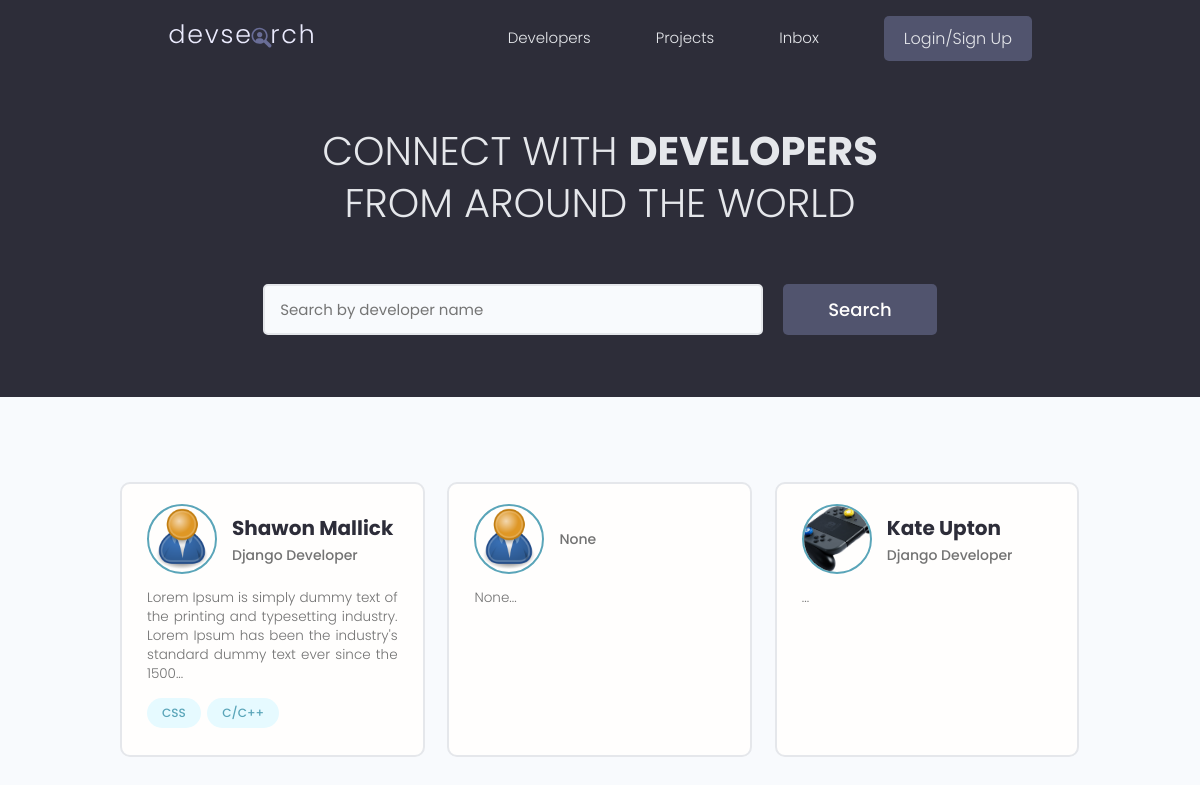
The page / on the database its author committed.
### users/models.py (models this page shows, shortened)
class Profile(models.Model):
    user = models.OneToOneField(User, on_delete=models.CASCADE, null=True, blank=True)
    name = models.CharField(max_length=200, blank= True, null= True)
    email = models.EmailField(max_length=200, blank= True, null= True)
    username = models.CharField(max_length=200, blank= True, null= True)
    location = models.CharField(max_length=200, blank= True, null= True)
    short_intro = models.CharField(max_length= 200, blank= True, null= True)
    bio = models.TextField(blank= True, null= True)
    profile_image = models.ImageField(null= True, blank= True, upload_to='profiles', default= 'profiles/user-default.png')
    social_github = models.CharField(max_length= 200, blank= True, null= True)
    short_twitter = models.CharField(max_length= 200, blank= True, null= True)
    short_linkedin = models.CharField(max_length= 200, blank= True, null= True)
    short_youtube = models.CharField(max_length= 200, blank= True, null= True)
    short_website = models.CharField(max_length= 200, blank= True, null= True)
    created = models.DateTimeField(auto_now_add = True)
    id = models.UUIDField(default=uuid.uuid4, unique=True,
                          primary_key= True,  editable= False)

class Skill(models.Model):
    owner = models.ForeignKey(Profile, on_delete=models.CASCADE, null=True, blank=True)
    name = models.CharField(max_length=200, blank=True, null=True)
    description = models.TextField(null=True, blank=True)
    created = models.DateTimeField(auto_now_add=True)
    id = models.UUIDField(default=uuid.uuid4, unique=True,
                          primary_key=True, editable=False)
    def __str__(self) -> str:
        return str(self.name)

### users/views.py (the view)
# urls.py: path('', views.profiles, name='profiles'),
def profiles(request):
    profiles, search_query = searchProfiles(request)
    custom_range, profiles = paginateProfiles(request, profiles, 3)
    context = {'profiles': profiles, 'search_query': search_query,
               'custom_range': custom_range}
    return render(request, 'users/profiles.html', context)

### users/utils.py (called while the page is built)
def paginateProfiles(request, profiles, results):
    page = request.GET.get('page')
    paginator = Paginator(profiles, results)
    try:
        profiles = paginator.page(page)
    except PageNotAnInteger:
        page = 1
        profiles = paginator.page(page)
    except EmptyPage:
        page = paginator.num_pages
        profiles = paginator.page(page)
    leftIndex = (int(page) - 4)
    if leftIndex < 1:
        leftIndex = 1
    rightIndex = (int(page) + 5)
    if rightIndex > paginator.num_pages:
        rightIndex = paginator.num_pages + 1
    custom_range = range(leftIndex, rightIndex)
    return custom_range, profiles

def searchProfiles(request):
    search_query = ''
    if request.GET.get('search_query'):
        search_query = request.GET.get('search_query')
    skills = Skill.objects.filter(name__icontains=search_query)
    profiles = Profile.objects.distinct().filter(
        Q(name__icontains=search_query) |
        Q(short_intro__icontains=search_query) |
        Q(skill__in=skills)
    )
    return profiles, search_query

### users/templates/users/profiles.html (shortened to what this page needs)
{% extends 'main.html' %}
{% block content %}
  <main class="home">
    <section class="hero-section text-center">
      <div class="container container--narrow">
        <div class="hero-section__box">
          <h2>CONNECT WITH <span>DEVELOPERS</span></h2>
          <h2>FROM AROUND THE WORLD</h2>
        </div>
        <div class="hero-section__search">
          <form class="form" action="{% url 'profiles' %}" method="get">
            <div class="form__field">
              <input class="input input--text" id="formInput#search" type="text" name="search_query" value="{{search_query}}"
                placeholder="Search by developer name" />
            </div>
            <input class="btn btn--sub btn--lg" type="submit" value="Search" />
          </form>
        </div>
      </div>
    </section>
    <section class="devlist">
      <div class="container">
        <div class="grid grid--three">
            {% for profile in profiles %}
          <div class="column card">
            <div class="dev">
              <a href="{% url 'user-profile' profile.id %}" class="card__body">
                <div class="dev__profile">
                  <img class="avatar avatar--md" src="{{profile.profile_image.url}}" alt="image" />
                  <div class="dev__meta">
                    <h3>{{profile.name}}</h3>
                    <h5>{{profile.short_intro|slice:"60"}}</h5>
                  </div>
                </div>
                <p class="dev__info">{{profile.bio|slice:"150"}}...</p>
                <div class="dev__skills">
                  {% for skill in profile.skill_set.all|slice:"5" %}
                  <span class="tag tag--pill tag--main">
                    <small>{{skill}}</small>
                  </span>
                  {% endfor %}
                </div>
              </a>
            </div>
          </div>
            {% endfor %}
          </div>
        </div>
    </section>
  </main>
{% endblock %}

### static/styles/app.css (style rules this page uses)
:root { --color-sub: #2d2d39; }
.btn--sub { background-color: var(--color-sub-light); }
.card { border: 2px solid var(--color-light); }
img { width: 100%; }
.hero-section { height: 40vh; display: flex; align-items: center; background-color: var(--color-sub); }
.hero-section__box { margin-bottom: 4rem; }
.hero-section__box > h2, .hero-section__box > h2 > span { font-size: 4rem; color: var(--color-light); line-height: 1.3; text-transform: uppercase; }
.hero-section__box > h2 { font-weight: 300; }
.hero-section__box > h2 > span { font-weight: 700; }
.hero-section__search > .form { display: flex; align-items: center; justify-content: center; gap: 2rem; }
.hero-section__search > .form input.input--text { width: 50rem; }
.devlist { margin-top: 8rem; }
.devlist .grid { align-items: stretch; }
.devlist .dev .dev__profile { display: flex; align-items: center; gap: 1.5rem; }
.devlist .dev .dev__meta h3 { color: var(--color-sub); font-size: 2rem; font-weight: 700; }
.devlist .dev .dev__meta h5 { color: var(--color-text); font-size: 1.4rem; font-weight: 500; }
.devlist .dev .dev__info { margin: 1.5rem 0; font-size: 1.35rem; line-height: 1.4; text-align: justify; }

### static/uikit/styles/modules/_variables.css (style rules this page uses)
:root { --color-main: #5aa5b9; --color-main-light: #e6faff; --color-sub: #3f4156; --color-sub-light: #51546e; --color-sub-lighter: #ededfd; --color-text: #737373; --color-gray: #8b8b8b; --color-light: #e5e7eb; --color-light-gray: #767676; --color-bg: #f8fafd; --color-white: #fffefd; --color-white-light: #f3f3f3; --color-success: #359e64; --color-success-bg: #def8e8; --color-error: #fc4b0b; --color-error-bg: #fff2ee; --font-base: 'Poppins', arial, helvetica, 'Segoe UI', roboto, ubuntu, sans-serif; --font-monospace: 'Fira Code', 'Courier New', courier, monospace; --font-regular: 300; --font-medium: 500; --font-bold: 700; --generic-shadow: 1px 1px 5px #00000010; --generic-transition: all 0.3s ease-in-out; }

### static/uikit/styles/modules/_base.css (style rules this page uses)
* { margin: 0; padding: 0; box-sizing: border-box; text-rendering: optimizeLegibility; color: inherit; font-size: inherit; }
html { font-size: 50%; }
@media only screen and (min-width: 480px) { html { font-size: 56.25%; } }
@media only screen and (min-width: 1200px) { html { font-size: 62.5%; } }
body { line-height: 1.6; font-weight: 400; font-size: 1.5rem; color: var(--color-text); background-color: var(--color-bg); min-height: 100vh; }

### static/uikit/styles/modules/_typography.css (style rules this page uses)
* { font-family: var(--font-base); }
h2 { font-size: 3.6rem; font-weight: var(--font-bold); }
h3 { font-size: 3.2rem; font-weight: var(--font-medium); }
h5 { font-size: 2.4rem; font-weight: var(--font-medium); }
h5, h6 { font-weight: var(--font-regular); }
p, span, strong { font-size: 1.6rem; color: var(--color-text); font-weight: var(--font-regular); }
a { padding-bottom: 2px; text-decoration: none; display: inline-block; color: var(--color-main); font-weight: var(--font-medium); }

### static/uikit/styles/modules/_utilities.css (style rules this page uses)
.container { width: 92%; max-width: 165rem; margin: 0 auto; box-sizing: border-box; }
.container--narrow { width: 92%; max-width: 120rem; }
@media screen and (min-width: 1000px) { .container { width: 90%; } }
@media screen and (min-width: 1000px) { .container--narrow { width: 85%; } }
@media screen and (min-width: 1200px) { .container { width: 80%; } }
@media screen and (min-width: 1200px) { .container--narrow { width: 72%; } }
.text-center { text-align: center; }

### static/uikit/styles/modules/_avatar.css (style rules this page uses)
.avatar { border-radius: 50%; border: 2px solid var(--color-main); object-fit: cover; }
.avatar--md { height: 7rem; width: 7rem; }

### static/uikit/styles/modules/_button.css (style rules this page uses)
.btn { display: inline-block; position: relative; cursor: pointer; background-color: var(--color-light); font-weight: var(--font-medium); color: var(--color-sub); text-decoration: none; padding: 1rem 2rem; border-radius: 0.5rem; border: none; width: -webkit-fit-content; width: -moz-fit-content; width: fit-content; height: -webkit-fit-content; height: -moz-fit-content; height: fit-content; font-size: 1.6rem; outline-width: 0; outline-color: transparent; -webkit-backface-visibility: hidden; backface-visibility: hidden; transition: all 0.3s ease-in-out; }
.btn--sub { background-color: var(--color-sub); color: var(--color-white); }
.btn--lg { font-size: 1.8rem; padding: 1.2rem 4.5rem; }

### static/uikit/styles/modules/_card.css (style rules this page uses)
.card { border-radius: 1rem; background-color: var(--color-white); border: 1.5px solid var(--color-light); width: auto; height: auto; margin-top: 0.5rem; margin-bottom: 0.5rem; overflow: hidden; }
.card__body, .card__header { padding: 2rem 2.5rem; }

### rows shown on the page
Profile: profile_image (placeholder picture), name "Shawon Mallick", short_intro "Django Developer", bio "Lorem Ipsum is simply dummy text of the printing and typesetting industry. Lorem Ipsum has been the industry's standard dummy text ever since the 1500"
Skill: name "CSS"
Skill: name "C/C++"
Profile: profile_image (placeholder picture), short_intro "None", bio "None"
Profile: profile_image (picture), name "Kate Upton", short_intro "Django Developer"
